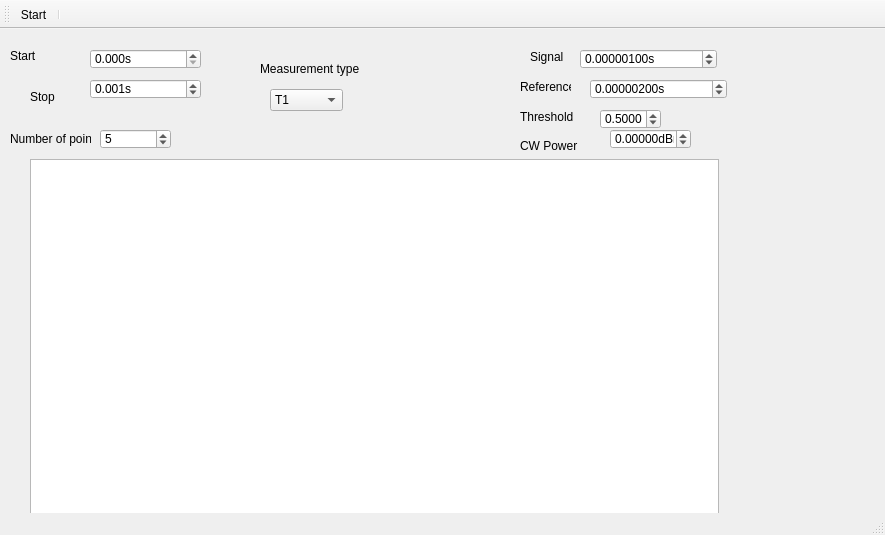
<?xml version="1.0" encoding="UTF-8"?>
<ui version="4.0">
 <class>MainWindow</class>
 <widget class="QMainWindow" name="MainWindow">
  <property name="geometry">
   <rect>
    <x>0</x>
    <y>0</y>
    <width>885</width>
    <height>535</height>
   </rect>
  </property>
  <property name="windowTitle">
   <string>MainWindow</string>
  </property>
  <widget class="QWidget" name="centralwidget">
   <widget class="PlotWidget" name="pulse_exp_graph">
    <property name="geometry">
     <rect>
      <x>30</x>
      <y>130</y>
      <width>689</width>
      <height>359</height>
     </rect>
    </property>
   </widget>
   <widget class="QLabel" name="label">
    <property name="geometry">
     <rect>
      <x>10</x>
      <y>20</y>
      <width>80</width>
      <height>13</height>
     </rect>
    </property>
    <property name="sizePolicy">
     <sizepolicy hsizetype="Minimum" vsizetype="Fixed">
      <horstretch>0</horstretch>
      <verstretch>0</verstretch>
     </sizepolicy>
    </property>
    <property name="text">
     <string>Start</string>
    </property>
   </widget>
   <widget class="QLabel" name="label_2">
    <property name="geometry">
     <rect>
      <x>520</x>
      <y>80</y>
      <width>61</width>
      <height>16</height>
     </rect>
    </property>
    <property name="sizePolicy">
     <sizepolicy hsizetype="Minimum" vsizetype="Fixed">
      <horstretch>0</horstretch>
      <verstretch>0</verstretch>
     </sizepolicy>
    </property>
    <property name="text">
     <string>Threshold</string>
    </property>
   </widget>
   <widget class="QLabel" name="label_3">
    <property name="geometry">
     <rect>
      <x>530</x>
      <y>20</y>
      <width>41</width>
      <height>16</height>
     </rect>
    </property>
    <property name="sizePolicy">
     <sizepolicy hsizetype="Minimum" vsizetype="Fixed">
      <horstretch>0</horstretch>
      <verstretch>0</verstretch>
     </sizepolicy>
    </property>
    <property name="text">
     <string>Signal</string>
    </property>
   </widget>
   <widget class="ScienDSpinBox" name="time_signal_doubleSpinBox">
    <property name="geometry">
     <rect>
      <x>580</x>
      <y>20</y>
      <width>137</width>
      <height>20</height>
     </rect>
    </property>
    <property name="sizePolicy">
     <sizepolicy hsizetype="Minimum" vsizetype="Fixed">
      <horstretch>0</horstretch>
      <verstretch>0</verstretch>
     </sizepolicy>
    </property>
    <property name="suffix">
     <string>s</string>
    </property>
    <property name="decimals">
     <number>8</number>
    </property>
    <property name="maximum">
     <double>1.000000000000000</double>
    </property>
    <property name="singleStep">
     <double>0.000001000000000</double>
    </property>
    <property name="value">
     <double>0.000001000000000</double>
    </property>
   </widget>
   <widget class="ScienDSpinBox" name="time_reference_doubleSpinBox">
    <property name="geometry">
     <rect>
      <x>590</x>
      <y>50</y>
      <width>137</width>
      <height>20</height>
     </rect>
    </property>
    <property name="sizePolicy">
     <sizepolicy hsizetype="Minimum" vsizetype="Fixed">
      <horstretch>0</horstretch>
      <verstretch>0</verstretch>
     </sizepolicy>
    </property>
    <property name="suffix">
     <string>s</string>
    </property>
    <property name="decimals">
     <number>8</number>
    </property>
    <property name="maximum">
     <double>1.000000000000000</double>
    </property>
    <property name="singleStep">
     <double>0.000001000000000</double>
    </property>
    <property name="value">
     <double>0.000002000000000</double>
    </property>
   </widget>
   <widget class="QLabel" name="label_6">
    <property name="geometry">
     <rect>
      <x>520</x>
      <y>110</y>
      <width>85</width>
      <height>13</height>
     </rect>
    </property>
    <property name="sizePolicy">
     <sizepolicy hsizetype="Minimum" vsizetype="Fixed">
      <horstretch>0</horstretch>
      <verstretch>0</verstretch>
     </sizepolicy>
    </property>
    <property name="text">
     <string>CW Power</string>
    </property>
   </widget>
   <widget class="ScienDSpinBox" name="pcw_doubleSpinBox">
    <property name="geometry">
     <rect>
      <x>610</x>
      <y>100</y>
      <width>81</width>
      <height>20</height>
     </rect>
    </property>
    <property name="sizePolicy">
     <sizepolicy hsizetype="Minimum" vsizetype="Fixed">
      <horstretch>0</horstretch>
      <verstretch>0</verstretch>
     </sizepolicy>
    </property>
    <property name="suffix">
     <string>dBm</string>
    </property>
    <property name="decimals">
     <number>5</number>
    </property>
    <property name="minimum">
     <double>-1000.000000000000000</double>
    </property>
    <property name="maximum">
     <double>100.000000000000000</double>
    </property>
    <property name="value">
     <double>0.000000000000000</double>
    </property>
   </widget>
   <widget class="QLabel" name="label_5">
    <property name="geometry">
     <rect>
      <x>30</x>
      <y>60</y>
      <width>51</width>
      <height>16</height>
     </rect>
    </property>
    <property name="sizePolicy">
     <sizepolicy hsizetype="Minimum" vsizetype="Fixed">
      <horstretch>0</horstretch>
      <verstretch>0</verstretch>
     </sizepolicy>
    </property>
    <property name="text">
     <string>Stop</string>
    </property>
   </widget>
   <widget class="QSpinBox" name="npts_doubleSpinBox">
    <property name="geometry">
     <rect>
      <x>100</x>
      <y>100</y>
      <width>71</width>
      <height>20</height>
     </rect>
    </property>
    <property name="minimum">
     <number>0</number>
    </property>
    <property name="maximum">
     <number>1000</number>
    </property>
    <property name="singleStep">
     <number>1</number>
    </property>
    <property name="value">
     <number>5</number>
    </property>
   </widget>
   <widget class="QLabel" name="label_7">
    <property name="geometry">
     <rect>
      <x>10</x>
      <y>100</y>
      <width>81</width>
      <height>20</height>
     </rect>
    </property>
    <property name="sizePolicy">
     <sizepolicy hsizetype="Minimum" vsizetype="Fixed">
      <horstretch>0</horstretch>
      <verstretch>0</verstretch>
     </sizepolicy>
    </property>
    <property name="text">
     <string>Number of points</string>
    </property>
   </widget>
   <widget class="QLabel" name="label_8">
    <property name="geometry">
     <rect>
      <x>520</x>
      <y>50</y>
      <width>51</width>
      <height>16</height>
     </rect>
    </property>
    <property name="sizePolicy">
     <sizepolicy hsizetype="Minimum" vsizetype="Fixed">
      <horstretch>0</horstretch>
      <verstretch>0</verstretch>
     </sizepolicy>
    </property>
    <property name="text">
     <string>Reference</string>
    </property>
   </widget>
   <widget class="QComboBox" name="fft_window_comboBox">
    <property name="geometry">
     <rect>
      <x>270</x>
      <y>60</y>
      <width>73</width>
      <height>22</height>
     </rect>
    </property>
    <item>
     <property name="text">
      <string>T1</string>
     </property>
    </item>
    <item>
     <property name="text">
      <string>Rabi</string>
     </property>
    </item>
    <item>
     <property name="text">
      <string>Ramsey</string>
     </property>
    </item>
    <item>
     <property name="text">
      <string>Hahn_echo</string>
     </property>
    </item>
   </widget>
   <widget class="QLabel" name="label_9">
    <property name="geometry">
     <rect>
      <x>260</x>
      <y>30</y>
      <width>101</width>
      <height>20</height>
     </rect>
    </property>
    <property name="sizePolicy">
     <sizepolicy hsizetype="Minimum" vsizetype="Fixed">
      <horstretch>0</horstretch>
      <verstretch>0</verstretch>
     </sizepolicy>
    </property>
    <property name="text">
     <string>Measurement type</string>
    </property>
   </widget>
   <widget class="ScienDSpinBox" name="time_stop_doubleSpinBox">
    <property name="geometry">
     <rect>
      <x>90</x>
      <y>50</y>
      <width>111</width>
      <height>20</height>
     </rect>
    </property>
    <property name="sizePolicy">
     <sizepolicy hsizetype="Minimum" vsizetype="Fixed">
      <horstretch>0</horstretch>
      <verstretch>0</verstretch>
     </sizepolicy>
    </property>
    <property name="suffix">
     <string>s</string>
    </property>
    <property name="decimals">
     <number>3</number>
    </property>
    <property name="maximum">
     <double>1.000000000000000</double>
    </property>
    <property name="singleStep">
     <double>0.001000000000000</double>
    </property>
    <property name="value">
     <double>0.001000000000000</double>
    </property>
   </widget>
   <widget class="QDoubleSpinBox" name="threshold_doubleSpinBox">
    <property name="geometry">
     <rect>
      <x>600</x>
      <y>80</y>
      <width>61</width>
      <height>20</height>
     </rect>
    </property>
    <property name="sizePolicy">
     <sizepolicy hsizetype="Minimum" vsizetype="Fixed">
      <horstretch>0</horstretch>
      <verstretch>0</verstretch>
     </sizepolicy>
    </property>
    <property name="suffix">
     <string/>
    </property>
    <property name="decimals">
     <number>4</number>
    </property>
    <property name="minimum">
     <double>0.000000000000000</double>
    </property>
    <property name="maximum">
     <double>1.000000000000000</double>
    </property>
    <property name="singleStep">
     <double>10000.000000000000000</double>
    </property>
    <property name="value">
     <double>0.500000000000000</double>
    </property>
   </widget>
   <widget class="ScienDSpinBox" name="time_start_doubleSpinBox">
    <property name="geometry">
     <rect>
      <x>90</x>
      <y>20</y>
      <width>111</width>
      <height>20</height>
     </rect>
    </property>
    <property name="sizePolicy">
     <sizepolicy hsizetype="Minimum" vsizetype="Fixed">
      <horstretch>0</horstretch>
      <verstretch>0</verstretch>
     </sizepolicy>
    </property>
    <property name="suffix">
     <string>s</string>
    </property>
    <property name="decimals">
     <number>3</number>
    </property>
    <property name="maximum">
     <double>1.000000000000000</double>
    </property>
    <property name="singleStep">
     <double>0.001000000000000</double>
    </property>
    <property name="value">
     <double>0.000000000000000</double>
    </property>
   </widget>
  </widget>
  <widget class="QStatusBar" name="statusbar"/>
  <widget class="QToolBar" name="toolBar">
   <property name="windowTitle">
    <string>toolBar</string>
   </property>
   <attribute name="toolBarArea">
    <enum>TopToolBarArea</enum>
   </attribute>
   <attribute name="toolBarBreak">
    <bool>false</bool>
   </attribute>
   <addaction name="actionStart"/>
   <addaction name="separator"/>
  </widget>
  <action name="actionStart">
   <property name="icon">
    <iconset>
     <normaloff>../../../artwork/icons/qudiTheme/22x22/start-counter.png</normaloff>../../../artwork/icons/qudiTheme/22x22/start-counter.png</iconset>
   </property>
   <property name="text">
    <string>Start</string>
   </property>
  </action>
  <action name="actionSave">
   <property name="icon">
    <iconset>
     <normaloff>../../../artwork/icons/oxygen/22x22/document-save.png</normaloff>../../../artwork/icons/oxygen/22x22/document-save.png</iconset>
   </property>
   <property name="text">
    <string>Save</string>
   </property>
  </action>
 </widget>
 <customwidgets>
  <customwidget>
   <class>PlotWidget</class>
   <extends>QGraphicsView</extends>
   <header>pyqtgraph</header>
  </customwidget>
  <customwidget>
   <class>ScienDSpinBox</class>
   <extends>QDoubleSpinBox</extends>
   <header>qtwidgets.scientific_spinbox.h</header>
  </customwidget>
 </customwidgets>
 <resources/>
 <connections/>
</ui>
